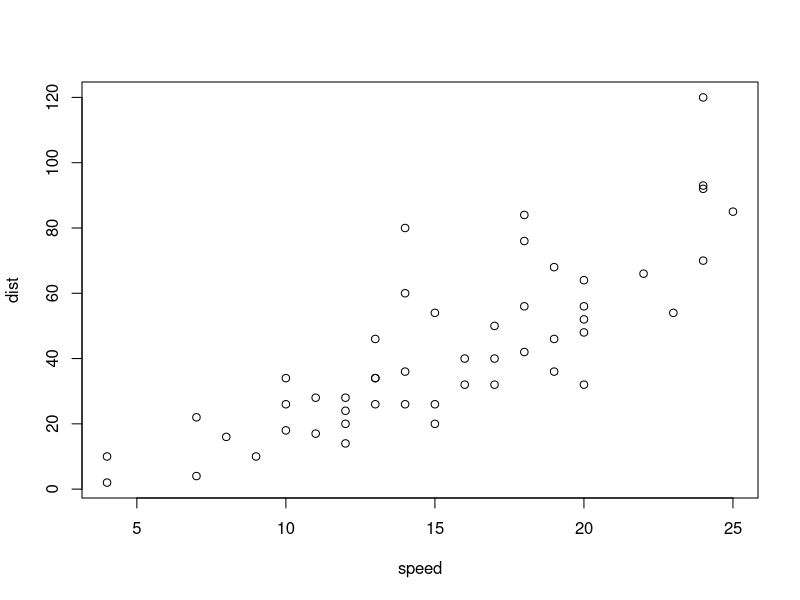
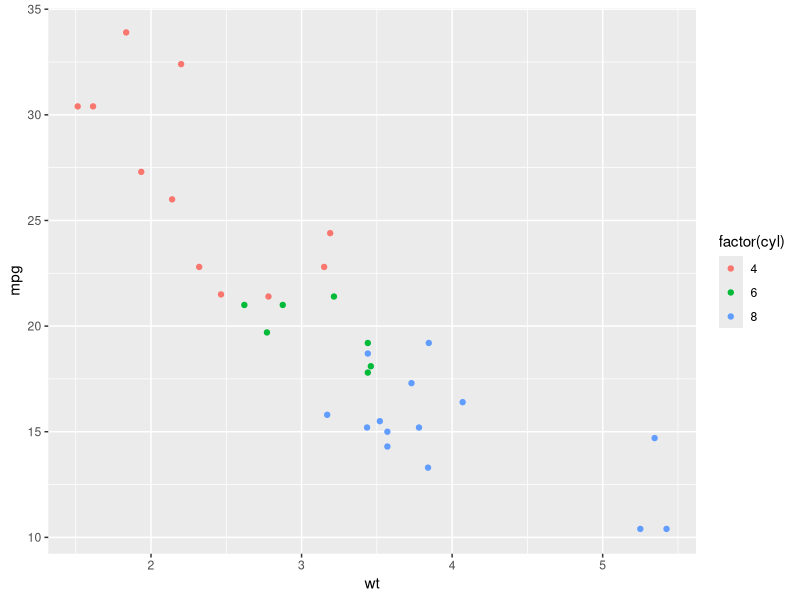

The R script that drew these images, in order:
# You can run any R code...
print("Hello, world!")

# Use plots...
plot(cars)

# Even packages like ggplot!
library(ggplot2)
qplot(wt, mpg, data = mtcars, colour = factor(cyl))
